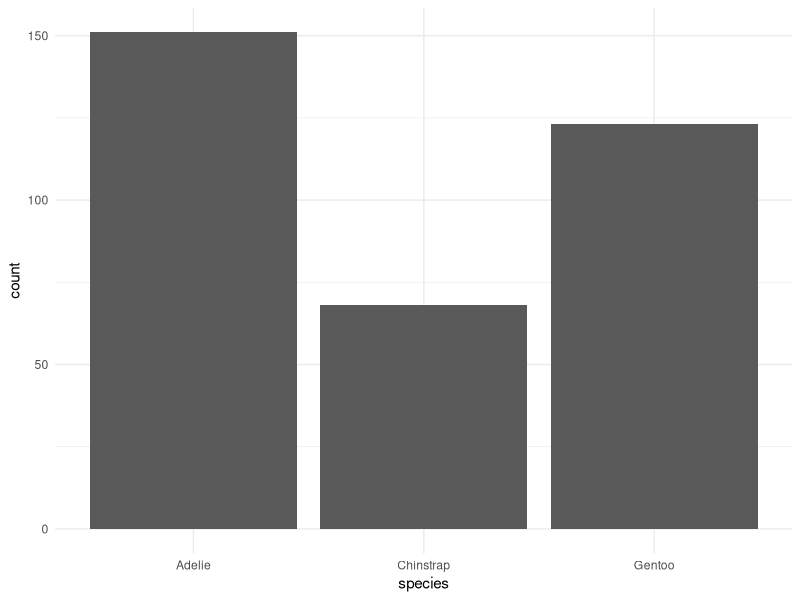
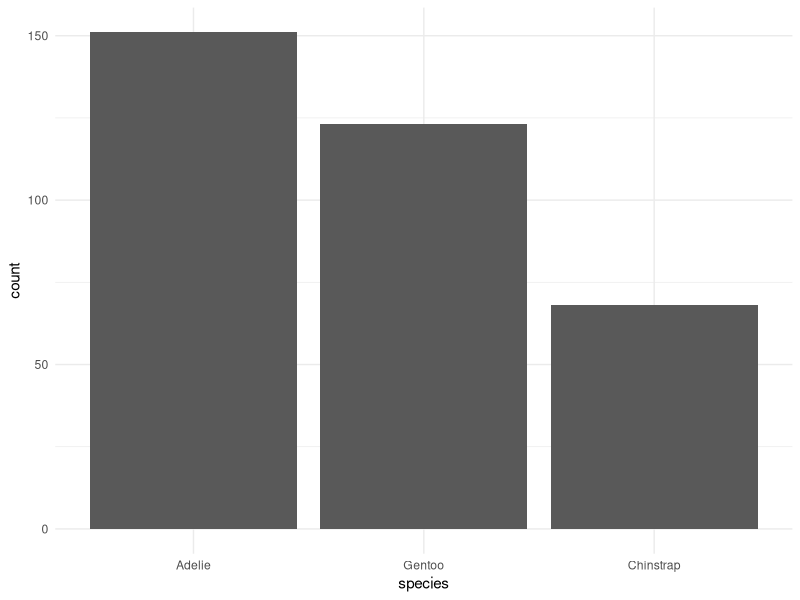
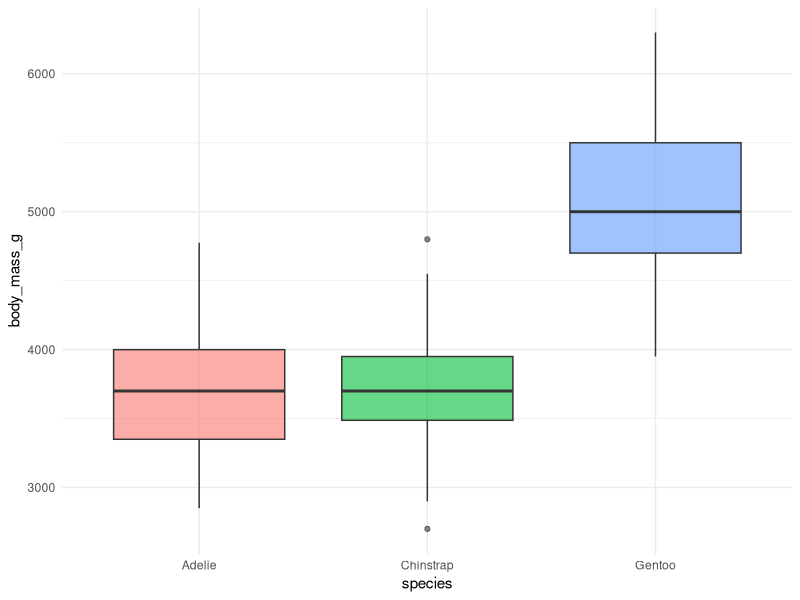
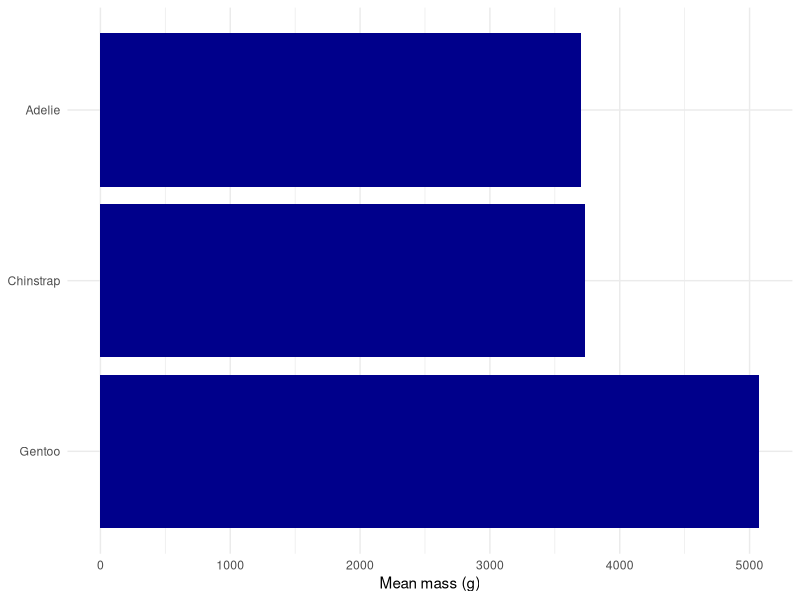
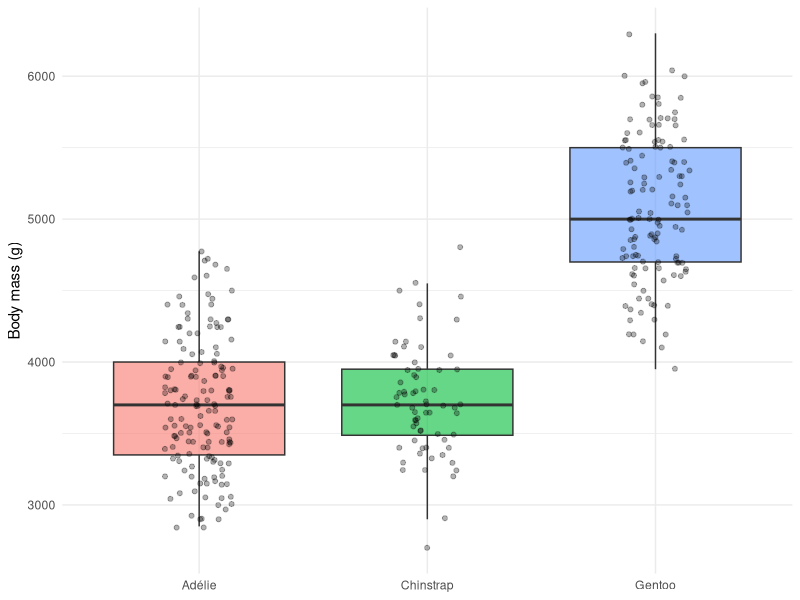

Here is the R script that generated these plots, in order:
## ---- chunk 1
#| echo: false
knitr::opts_chunk$set(echo = TRUE, warning = FALSE, message = FALSE)
## ---- chunk 2
# Load packages + data --------------------------------
library(tidyverse)      # includes forcats
library(palmerpenguins)

# Swap this one line to use your own data later -------
penguins_df <- penguins %>% drop_na(species, body_mass_g)
## ---- chunk 3
#| fig-format: png
#| fig-alt: "Bar chart of penguin counts by species with bars for Adelie, Chinstrap, and Gentoo appearing in alphabetical order, the default factor level order."
# ggplot uses the factor's level order = ALPHABETICAL -
penguins_df %>%
  ggplot(aes(x = species)) +
  geom_bar() +
  theme_minimal()
## ---- chunk 4
# What type is species, and what are its levels? ------
class(penguins_df$species)
levels(penguins_df$species)
## ---- chunk 5
# fct_count() = a factor-aware count -------------------
fct_count(penguins_df$species)
## ---- chunk 6
#| fig-format: png
#| fig-alt: "Bar chart of penguin counts by species, reordered with fct_infreq() so bars run from the most common species on the left to the least common on the right."
# Order bars from most to least common ----------------
penguins_df %>%
  mutate(species = fct_infreq(species)) %>%
  ggplot(aes(x = species)) +
  geom_bar() +
  theme_minimal()
## ---- chunk 7
#| fig-format: png
#| fig-alt: "Boxplot of penguin body mass by species, with species ordered left to right from lowest to highest median body mass instead of alphabetically."
# Order species by MEDIAN body mass, low -> high ------
penguins_df %>%
  mutate(species = fct_reorder(species, body_mass_g, .fun = median)) %>%
  ggplot(aes(x = species, y = body_mass_g, fill = species)) +
  geom_boxplot(alpha = 0.6) +
  theme_minimal() +
  theme(legend.position = "none")
## ---- chunk 8
#| fig-format: png
#| fig-alt: "Horizontal bar chart of mean body mass per penguin species, ranked from the heaviest species at the top to the lightest at the bottom."
# Mean mass per species, ordered high -> low ----------
penguins_df %>%
  group_by(species) %>%
  summarize(mean_mass = mean(body_mass_g)) %>%
  mutate(species = fct_reorder(species, mean_mass) %>% fct_rev()) %>%
  ggplot(aes(x = mean_mass, y = species)) +
  geom_col(fill = "darkblue") +
  labs(x = "Mean mass (g)", y = NULL) +
  theme_minimal()
## ---- chunk 9
# Give levels cleaner display names -------------------
penguins_df %>%
  mutate(species = fct_recode(species,
    "Adélie penguin"    = "Adelie",
    "Chinstrap penguin" = "Chinstrap",
    "Gentoo penguin"    = "Gentoo"
  )) %>%
  count(species)
## ---- chunk 10
# Combine several levels into one ---------------------
penguins_df %>%
  mutate(size_group = fct_collapse(species,
    "smaller" = c("Adelie", "Chinstrap"),
    "larger"  = "Gentoo"
  )) %>%
  count(size_group)
## ---- chunk 11
# Keep the 2 most common islands, lump the rest -------
penguins %>%
  drop_na(island) %>%
  mutate(island = fct_lump_n(island, n = 2)) %>%
  count(island)
## ---- chunk 12
# Default reference = Adelie (alphabetical first) -----
coef(lm(body_mass_g ~ species, data = penguins_df))

# Make Gentoo the reference group ---------------------
penguins_relevel <- penguins_df %>%
  mutate(species = fct_relevel(species, "Gentoo"))

coef(lm(body_mass_g ~ species, data = penguins_relevel))
## ---- chunk 13
# Filter out Gentoo... but the level lingers ----------
two_species <- penguins_df %>% filter(species != "Gentoo")
levels(two_species$species)     # Gentoo is STILL a level!

# Remove empty levels ---------------------------------
two_species <- two_species %>% mutate(species = fct_drop(species))
levels(two_species$species)
## ---- chunk 14
#| fig-format: png
#| fig-alt: "Boxplot of penguin body mass by species with individual points jittered on top, species relabeled with accented names and ordered from lowest to highest median body mass."
# Reordered + relabeled in one pipeline ---------------
penguins_df %>%
  mutate(
    species = fct_recode(species, "Adélie" = "Adelie"),
    species = fct_reorder(species, body_mass_g, .fun = median)
  ) %>%
  ggplot(aes(x = species, y = body_mass_g, fill = species)) +
  geom_boxplot(alpha = 0.6, outlier.shape = NA) +
  geom_point(position = position_jitter(width = 0.15, seed = 42),
             alpha = 0.3, size = 1.4) +
  labs(x = NULL, y = "Body mass (g)") +
  theme_minimal() +
  theme(legend.position = "none")
